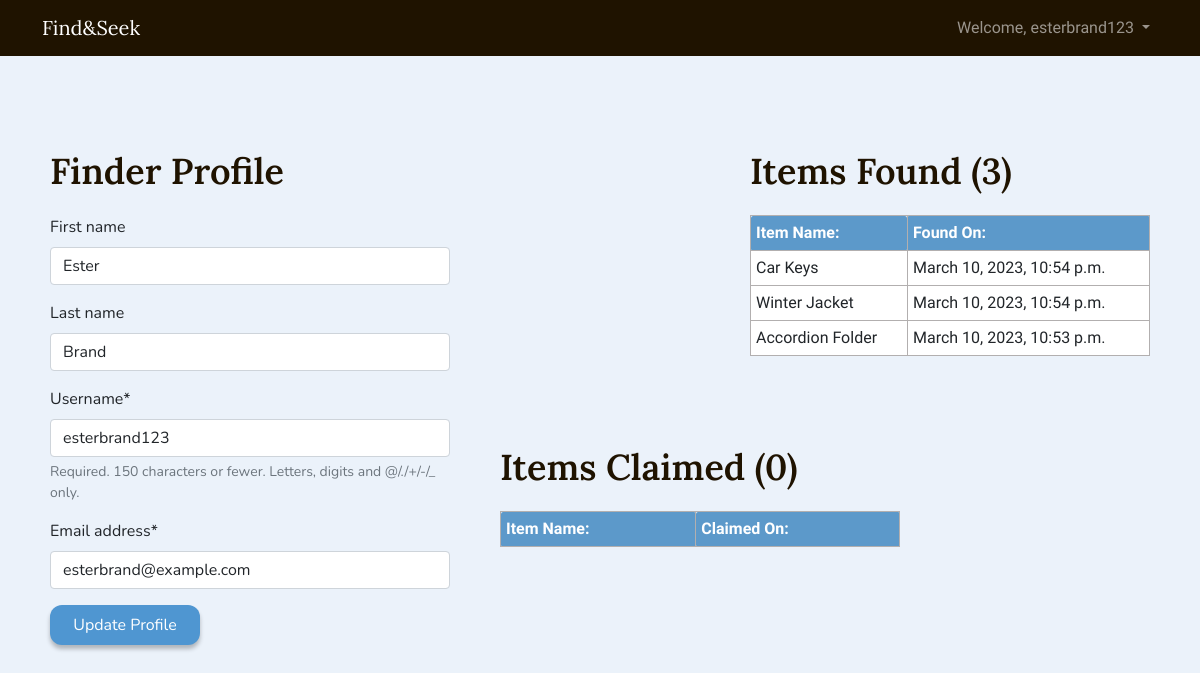
The page /profile/ (signed in) on the database as committed earlier.
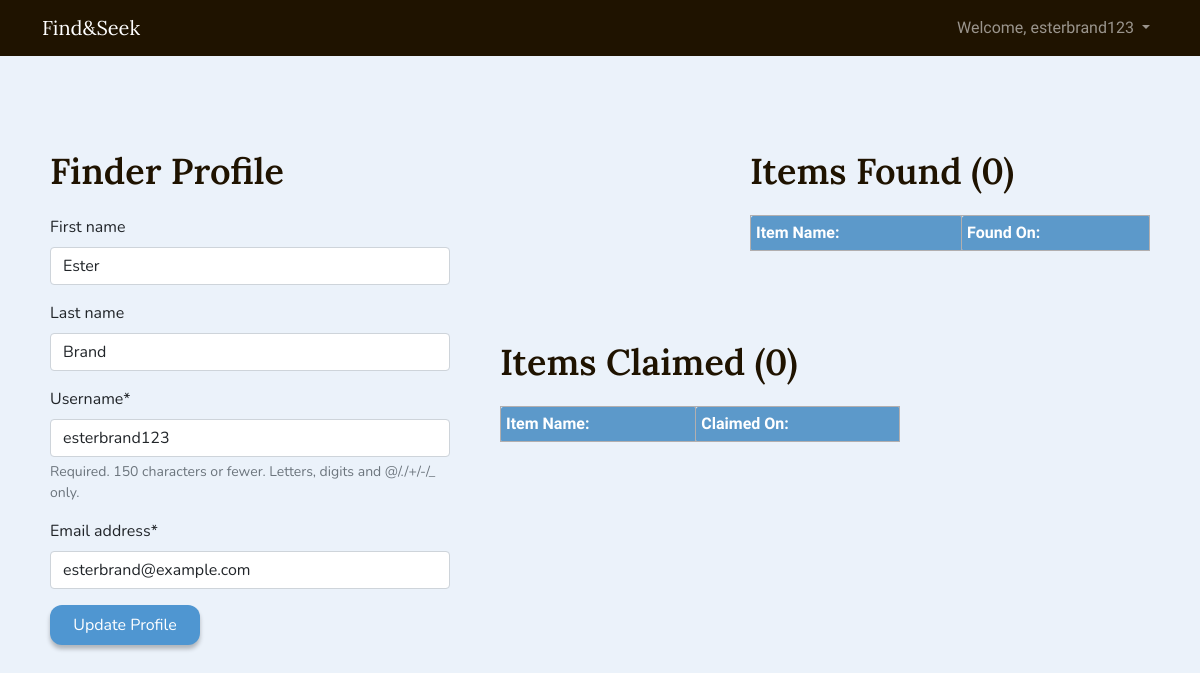
The same page on the database as committed later.
### main/models.py (models this page shows)
class Item(models.Model):
    item_id = models.AutoField(primary_key=True)
    item_name = models.CharField(max_length=100)
    curr_user = models.ForeignKey(User, on_delete=models.CASCADE, related_name='curr_item')
    time_found = models.DateTimeField(auto_now_add=True)
    where_found = models.CharField(max_length=100)
    where_left = models.CharField(max_length=100)
    description = models.TextField(max_length=1000)
    image = models.ImageField(upload_to='items/')
    claim_user = models.ForeignKey(User, on_delete=models.CASCADE, related_name='claim', null=True, blank=True)
    time_claimed = models.DateTimeField(null=True, blank=True)
    status = models.CharField(max_length=50)

### users/views.py (the view)
# urls.py: path('profile/', views.profile, name='profile')
@login_required(login_url='/login/')
def profile(request):
    if request.method == 'POST':
        form = UserUpdateForm(request.POST, instance=request.user)
        if form.is_valid():
            form.save()
            messages.success(request, "Profile updated successfully.")
            return redirect('profile')
    else:
        form = UserUpdateForm(instance=request.user)
    items_found = Item.objects.filter(curr_user=request.user)
    items_claimed = Item.objects.filter(status="Claimed").filter(claim_user=request.user) | Item.objects.filter(status="Verified").filter(claim_user=request.user)
    context = {
        'form': form,
        'items_found': items_found,
        'items_claimed': items_claimed
    }
    return render(request, 'registration/profile.html', context)

### users/forms.py
class UserUpdateForm(UserChangeForm):
    class Meta:
        model = User
        fields = ['first_name', 'last_name', 'username', 'email', 'password']
    def __init__(self, *args, **kwargs):
        super(UserChangeForm, self).__init__(*args, **kwargs)
        self.fields['password'].help_text = 'Raw passwords are not stored, so you cannot update your password here.'
        self.fields['email'].required = True
        self.fields['password'].required = True

### users/templates/registration/profile.html (shortened to what this page needs)
{% extends "base.html" %}
{% load static %}
{% load widget_tweaks %}
{% load crispy_forms_tags %}
{% block content %}
<div class="profile-container">
  <h1 id="page-title2">Finder Profile</h1>
  <form class="needs-validation" name="login" action="" method="POST" enctype="multipart/form-data" novalidate>
    {{ form|crispy }}
    <button class="btn btn-primary" type="submit" style="width: 150px;">Update Profile</button>
  </form>
</div>
<div class="items-found-container">
  <h2 id="page-title2">
    Items Found ({{ items_found | length }})
  </h2>
  <table>
    <tr>
      <th> Item Name: </th>
      <th> Found On:</th>
    </tr>
    {% for item in items_found reversed %}
    <tr>
      <td> {{ item.item_name }} </td>
      <td> {{ item.time_found }} </td>
    </tr>
    {% endfor %}
  </table>
</div>
<div class="items-claimed-container">
  <h2 id="page-title2">
    Items Claimed ({{ items_claimed | length }})
  </h2>
  <table>
    <tr>
      <th> Item Name: </th>
      <th> Claimed On:</th>
    </tr>
  </table>
</div>
{% endblock %}

Rows that differ between the two databases and show on the page:
no longer on this page (row edited): Item: item_name "Car Keys", time_found "March 10, 2023, 10:54 p.m."
no longer on this page (row edited): Item: item_name "Winter Jacket", time_found "March 10, 2023, 10:54 p.m."
no longer on this page (row edited): Item: item_name "Accordion Folder", time_found "March 10, 2023, 10:53 p.m."
Other text that changed with them:
{{ items_found | length }}: "3" → "0"
